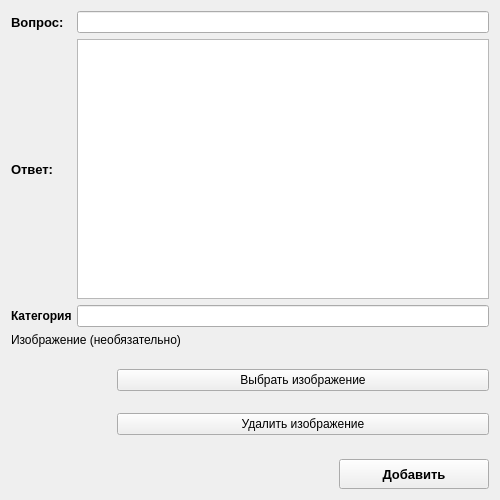
<?xml version="1.0" encoding="UTF-8"?>
<ui version="4.0">
 <class>Form</class>
 <widget class="QWidget" name="Form">
  <property name="geometry">
   <rect>
    <x>0</x>
    <y>0</y>
    <width>500</width>
    <height>500</height>
   </rect>
  </property>
  <property name="sizePolicy">
   <sizepolicy hsizetype="Preferred" vsizetype="Preferred">
    <horstretch>0</horstretch>
    <verstretch>0</verstretch>
   </sizepolicy>
  </property>
  <property name="minimumSize">
   <size>
    <width>500</width>
    <height>500</height>
   </size>
  </property>
  <property name="maximumSize">
   <size>
    <width>500</width>
    <height>500</height>
   </size>
  </property>
  <property name="windowTitle">
   <string>Добавление карты</string>
  </property>
  <layout class="QVBoxLayout" name="verticalLayout">
   <item>
    <layout class="QHBoxLayout" name="horizontalLayout">
     <item>
      <widget class="QLabel" name="questionLabel">
       <property name="minimumSize">
        <size>
         <width>60</width>
         <height>0</height>
        </size>
       </property>
       <property name="maximumSize">
        <size>
         <width>60</width>
         <height>16777215</height>
        </size>
       </property>
       <property name="font">
        <font>
         <family>Segoe UI</family>
         <pointsize>10</pointsize>
         <bold>true</bold>
        </font>
       </property>
       <property name="text">
        <string>Вопрос:</string>
       </property>
      </widget>
     </item>
     <item>
      <widget class="QLineEdit" name="questionLineEdit"/>
     </item>
    </layout>
   </item>
   <item>
    <layout class="QHBoxLayout" name="horizontalLayout_2">
     <item>
      <widget class="QLabel" name="answerLabel">
       <property name="minimumSize">
        <size>
         <width>60</width>
         <height>0</height>
        </size>
       </property>
       <property name="maximumSize">
        <size>
         <width>60</width>
         <height>16777215</height>
        </size>
       </property>
       <property name="font">
        <font>
         <pointsize>10</pointsize>
         <bold>true</bold>
        </font>
       </property>
       <property name="text">
        <string>Ответ:</string>
       </property>
      </widget>
     </item>
     <item>
      <widget class="QPlainTextEdit" name="answerPlainTextEdit"/>
     </item>
    </layout>
   </item>
   <item>
    <layout class="QHBoxLayout" name="horizontalLayout_3">
     <item>
      <widget class="QLabel" name="categoryLabel">
       <property name="minimumSize">
        <size>
         <width>60</width>
         <height>0</height>
        </size>
       </property>
       <property name="maximumSize">
        <size>
         <width>60</width>
         <height>16777215</height>
        </size>
       </property>
       <property name="font">
        <font>
         <pointsize>9</pointsize>
         <bold>true</bold>
        </font>
       </property>
       <property name="text">
        <string>Категория:</string>
       </property>
      </widget>
     </item>
     <item>
      <widget class="QLineEdit" name="categoryLineEdit"/>
     </item>
    </layout>
   </item>
   <item>
    <widget class="QLabel" name="titleImageLabel">
     <property name="text">
      <string>Изображение (необязательно)</string>
     </property>
    </widget>
   </item>
   <item>
    <layout class="QHBoxLayout" name="horizontalLayout_5">
     <item>
      <widget class="QLabel" name="imageLabel">
       <property name="minimumSize">
        <size>
         <width>100</width>
         <height>100</height>
        </size>
       </property>
       <property name="maximumSize">
        <size>
         <width>100</width>
         <height>100</height>
        </size>
       </property>
       <property name="text">
        <string/>
       </property>
      </widget>
     </item>
     <item>
      <layout class="QVBoxLayout" name="verticalLayout_2">
       <item>
        <widget class="QPushButton" name="chooseImageButton">
         <property name="text">
          <string>Выбрать изображение</string>
         </property>
        </widget>
       </item>
       <item>
        <widget class="QPushButton" name="deleteImageButton">
         <property name="text">
          <string>Удалить изображение</string>
         </property>
        </widget>
       </item>
      </layout>
     </item>
    </layout>
   </item>
   <item>
    <layout class="QHBoxLayout" name="horizontalLayout_4">
     <item>
      <spacer name="horizontalSpacer">
       <property name="orientation">
        <enum>Qt::Orientation::Horizontal</enum>
       </property>
       <property name="sizeHint" stdset="0">
        <size>
         <width>40</width>
         <height>20</height>
        </size>
       </property>
      </spacer>
     </item>
     <item>
      <widget class="QPushButton" name="saveButton">
       <property name="minimumSize">
        <size>
         <width>150</width>
         <height>30</height>
        </size>
       </property>
       <property name="maximumSize">
        <size>
         <width>150</width>
         <height>30</height>
        </size>
       </property>
       <property name="font">
        <font>
         <pointsize>10</pointsize>
         <bold>true</bold>
        </font>
       </property>
       <property name="text">
        <string>Добавить</string>
       </property>
      </widget>
     </item>
    </layout>
   </item>
  </layout>
 </widget>
 <resources/>
 <connections/>
</ui>
